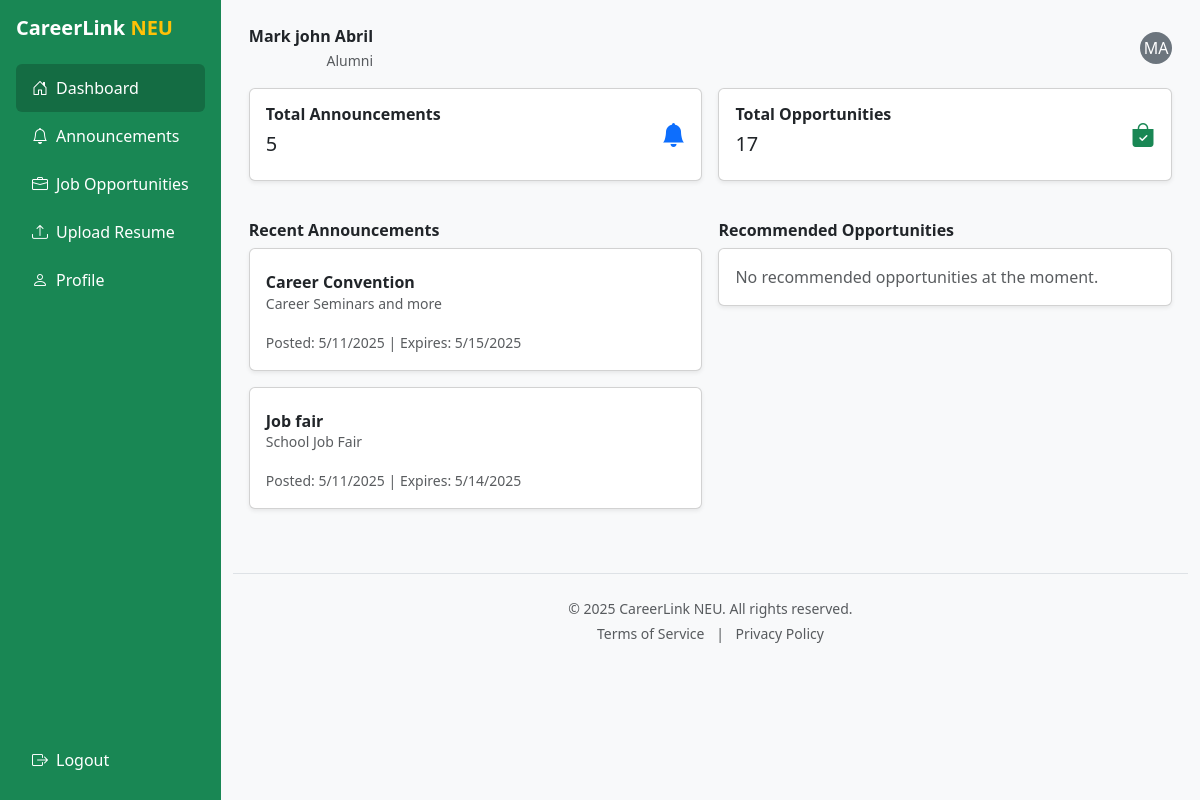
The app's page /dashboard (signed in) with its own data.
### tables this page shows
CREATE TABLE `users` (
  `id` int(11) NOT NULL,
  `role` enum('Student','Alumni','Admin') NOT NULL,
  `first_name` varchar(100) NOT NULL,
  `last_name` varchar(100) NOT NULL,
  `student_number` varchar(20) DEFAULT NULL,
  `tor_number` varchar(100) DEFAULT NULL,
  `email` varchar(150) NOT NULL,
  `password_hash` text NOT NULL,
  `created_at` timestamp NOT NULL DEFAULT current_timestamp(),
  `status` enum('pending','approved','rejected') NOT NULL DEFAULT 'pending'
);

CREATE TABLE `announcements` (
  `id` int(11) NOT NULL,
  `title` varchar(255) NOT NULL,
  `content` text NOT NULL,
  `location` varchar(255) DEFAULT NULL,
  `event_time` datetime DEFAULT NULL,
  `posted_by` varchar(100) NOT NULL,
  `created_at` datetime DEFAULT current_timestamp(),
  `expiry_date` date DEFAULT NULL,
  `updated_at` datetime DEFAULT NULL ON UPDATE current_timestamp()
);

### dashboard.php (the view, shortened to what this page needs)
<?php
require_once 'db/db.php';
$config = require __DIR__ . '/config.php';
$apiKey = $config['openai_api_key'];
$userId = $_SESSION['user_id'];
$stmt = $conn->prepare("SELECT * FROM users WHERE id = :id LIMIT 1");
$stmt->execute([':id' => $userId]);
$userInfo = $stmt->fetch(PDO::FETCH_ASSOC);
$firstName = $userInfo['first_name'];
$lastName = $userInfo['last_name'];
$role = $userInfo['role'];
$initials = strtoupper(substr($firstName, 0, 1) . substr($lastName, 0, 1));
$displayName = ucfirst($firstName) . ' ' . ucfirst($lastName);
try {
    $stmtAnnouncements = $conn->query("SELECT COUNT(*) FROM announcements");
    $totalAnnouncements = $stmtAnnouncements->fetchColumn();
   $stmtOpportunities = $conn->query("SELECT COUNT(*) FROM opportunities WHERE status = 'active'");
  $totalOpportunities = $stmtOpportunities->fetchColumn();
} catch (PDOException $e) {
    $totalAnnouncements = 0;
    $totalOpportunities = 0;
}
try {
    $stmt = $conn->query("SELECT * FROM announcements ORDER BY created_at DESC");
    $announcements = $stmt->fetchAll(PDO::FETCH_ASSOC);
} catch (PDOException $e) {
    $announcements = [];
    $_SESSION['flash'] = "Error fetching announcements: " . $e->getMessage();
}
try {
    $stmt = $conn->prepare("SELECT * FROM opportunities WHERE status = 'Active' ORDER BY created_at DESC");
    $stmt->execute();
    $opportunities = $stmt->fetchAll(PDO::FETCH_ASSOC);
} catch (PDOException $e) {
    $opportunities = [];
    $_SESSION['flash'] = "Error fetching opportunities: " . $e->getMessage();
}
$userId = $_SESSION['user_id'];
$currentStmt = $conn->prepare("SELECT * FROM resume_info WHERE user_id = :user_id ORDER BY parsed_at DESC LIMIT 1");
$currentStmt->execute([':user_id' => $userId]);
$currentResume = $currentStmt->fetch(PDO::FETCH_ASSOC);
function isJobRecommendedForCourse($jobTitle, $jobDesc, $userCourse, $apiKey) {
    $ch = curl_init('https://api.openai.com/v1/chat/completions');
    $result = curl_exec($ch);
    if ($result === false) {
        return false;
    }
    $response = json_decode($result, true);
    $answer = strtolower($response['choices'][0]['message']['content']);
    return strpos($answer, 'yes') !== false;
}
$userSkillsArr = array_map('trim', explode(',', $currentResume['skills'] ?? ''));
$userCourse = $currentResume['program'] ?? '';
$isStudent = (strtolower($role) === 'student');
$opportunities = array_filter($opportunities, function($opp) use ($role) {
    $type = strtolower($opp['type']);
    if (strtolower($role) === 'student' && $type === 'job') {
        return false;
    }
    if (strtolower($role) === 'alumni' && $type === 'internship') {
        return false;
    }
    return true;
});
$sortedOpportunities = [];
foreach ($opportunities as $opp) {
    $isRecommendedCourse = isJobRecommendedForCourse($opp['title'], $opp['description'], $userCourse, $apiKey);
    $oppSkillsArr = array_map('trim', explode(',', $opp['skills']));
    $isRecommendedSkills = false;
    foreach ($userSkillsArr as $skill) {
        if ($skill && in_array($skill, $oppSkillsArr)) {
            $isRecommendedSkills = true;
            break;
        }
    }
    $showRecommended = $isRecommendedCourse && $isRecommendedSkills;
    $isInternship = (strtolower($opp['type']) === 'internship');
    $sortedOpportunities[] = [
        'data' => $opp,
        'isRecommended' => $showRecommended,
        'isInternship' => $isInternship,
        'isRecommendedCourse' => $isRecommendedCourse,
        'isRecommendedSkills' => $isRecommendedSkills
    ];
}
usort($sortedOpportunities, function($a, $b) use ($isStudent) {
    if ($a['isRecommended'] !== $b['isRecommended']) {
        return $a['isRecommended'] ? -1 : 1;
    }
    if ($isStudent && $a['isInternship'] !== $b['isInternship']) {
        return $a['isInternship'] ? -1 : 1;
    }
    return 0;
});
?>
<!DOCTYPE html>
<html lang="en">
<head>
  <link href="https://cdn.jsdelivr.net/npm/bootstrap@5.3.0/dist/css/bootstrap.min.css" rel="stylesheet">
  <link href="https://cdn.jsdelivr.net/npm/bootstrap-icons@1.10.5/font/bootstrap-icons.css" rel="stylesheet">
  <link href="css/dashboard.css" rel="stylesheet">
</head>
<body>
  <div class="d-flex">
    <nav class="sidebar p-3" id="sidebar">
      <div class="d-flex justify-content-between align-items-center mb-4">
        <h5 class="fw-bold text-white mb-0">CareerLink <span class="text-warning">NEU</span></h5>
      </div>
      <a href="#" class="nav-link active" data-target="dashboardSection"><i class="bi bi-house-door"></i>Dashboard</a>
      <a href="#" class="nav-link" data-target="announcementsSection"><i class="bi bi-bell"></i>Announcements</a>
      <a href="#" class="nav-link" data-target="jobsSection"><i class="bi bi-briefcase"></i>Job Opportunities</a>
      <a href="#" class="nav-link" data-target="resumeSection"><i class="bi bi-upload"></i>Upload Resume</a>
      <a href="#" class="nav-link" data-target="profileSection"><i class="bi bi-person"></i>Profile</a>
      <div class="mt-auto pt-4">
        <a href="#" data-bs-toggle="modal" data-bs-target="#logoutModal">
          <i class="bi bi-box-arrow-right"></i> Logout
        </a>
    </nav>
    <main class="flex-grow-1">
      <div class="container-fluid">
        <section id="dashboardSection" class="page-section active">
          <div class="d-flex justify-content-between align-items-center dashboard-header px-3">
            <div class="text-end">
              <strong><?= htmlspecialchars($displayName) ?></strong><br />
              <small class="text-muted"><?= htmlspecialchars($role) ?></small>
            </div>
            <div class="bg-secondary text-white rounded-circle d-flex align-items-center justify-content-center" style="width: 32px; height: 32px;">
              <?= htmlspecialchars($initials) ?>
            </div>
          </div>
          <div class="row g-3 px-3">
            <div class="col-md-6">
              <div class="card info-card shadow-sm">
                <div class="card-body">
                  <div class="d-flex justify-content-between align-items-center">
                    <div>
                      <h6 class="fw-bold">Total Announcements</h6>
                      <h5><?= $totalAnnouncements ?></h5>
                    </div>
                    <i class="bi bi-bell-fill text-primary"></i>
                  </div>
                </div>
              </div>
            </div>
            <div class="col-md-6">
              <div class="card info-card shadow-sm">
                <div class="card-body">
                  <div class="d-flex justify-content-between align-items-center">
                    <div>
                      <h6 class="fw-bold">Total Opportunities</h6>
                      <h5><?= $totalOpportunities ?></h5>
                    </div>
                    <i class="bi bi-bag-check-fill text-success"></i>
                  </div>
                </div>
              </div>
            </div>
          </div>
          <div class="row g-3 mt-4 px-3">
            <div class="col-lg-6">
              <h6 class="fw-bold">Recent Announcements</h6>
              <?php
                $recentAnnouncements = array_slice($announcements, 0, 2);
                if (empty($recentAnnouncements)):
              ?>
                <div class="card shadow-sm mb-3">
                  <div class="card-body">
                    <p class="text-muted mb-0">No announcements available at the moment.</p>
                  </div>
                </div>
              <?php else: ?>
                <?php foreach ($recentAnnouncements as $announcement): ?>
                  <div class="card shadow-sm mb-3">
                    <div class="card-body">
                      <h6 class="fw-bold mt-2 mb-0"><?= htmlspecialchars($announcement['title']) ?></h6>
                      <p class="text-muted small"><?= htmlspecialchars($announcement['content']) ?></p>
                      <small class="text-muted">
                        Posted: <?= date('n/j/Y', strtotime($announcement['created_at'])) ?>
                        <?php if (!empty($announcement['expiry_date'])): ?>
                          | Expires: <?= date('n/j/Y', strtotime($announcement['expiry_date'])) ?>
                        <?php endif; ?>
                      </small>
                    </div>
                  </div>
                <?php endforeach; ?>
              <?php endif; ?>
            </div>
            <div class="col-lg-6">
              <h6 class="fw-bold">Recommended Opportunities</h6>
              <?php
                $recommended = array_filter($sortedOpportunities, fn($item) => $item['isRecommended']);
                $recommended = array_slice($recommended, 0, 2);
                if (empty($recommended)):
              ?>
                <div class="card shadow-sm mb-3">
                  <div class="card-body">
                    <p class="text-muted mb-0">No recommended opportunities at the moment.</p>
                  </div>
                </div>
              <?php endif; ?>
            </div>
          </div>
        </section>
          <footer class="text-center text-muted mt-5 py-4 border-top small">
            <div class="container">
              <p class="mb-1">© 2025 CareerLink NEU. All rights reserved.</p>
              <a href="#" class="text-muted text-decoration-none me-2">Terms of Service</a>
              <span class="text-muted">|</span>
              <a href="#" class="text-muted text-decoration-none ms-2">Privacy Policy</a>
            </div>
          </footer>
      </div>
    </main>
  </div>
</body>
</html>

### css/dashboard.css (style rules this page uses)
body { background-color: #f8f9fa; }
.sidebar { background-color: var(--bs-success); color: white; min-height: 100vh; display: flex; flex-direction: column; }
.sidebar a { color: white; text-decoration: none; padding: 0.75rem 1rem; display: flex; align-items: center; gap: 0.5rem; border-radius: 0.375rem; transition: background-color 0.2s; }
.sidebar a:hover, .sidebar .active { background-color: #146c43 !important; }
.dashboard-header { padding-top: 1.5rem; padding-bottom: 1rem; }
.info-card i { font-size: 1.5rem; }
.page-section { display: none; }
.page-section.active { display: block; }

### records on screen
users: displayName "Mark john Abril", role "Alumni", initials "MA"
announcements: title "Career Convention", content "Career Seminars and more", created_at "5/11/2025", expiry_date "5/15/2025"
announcements: title "Job fair", content "School Job Fair", created_at "5/11/2025", expiry_date "5/14/2025"

### other values on screen
$totalAnnouncements "5"
$totalOpportunities "17"
